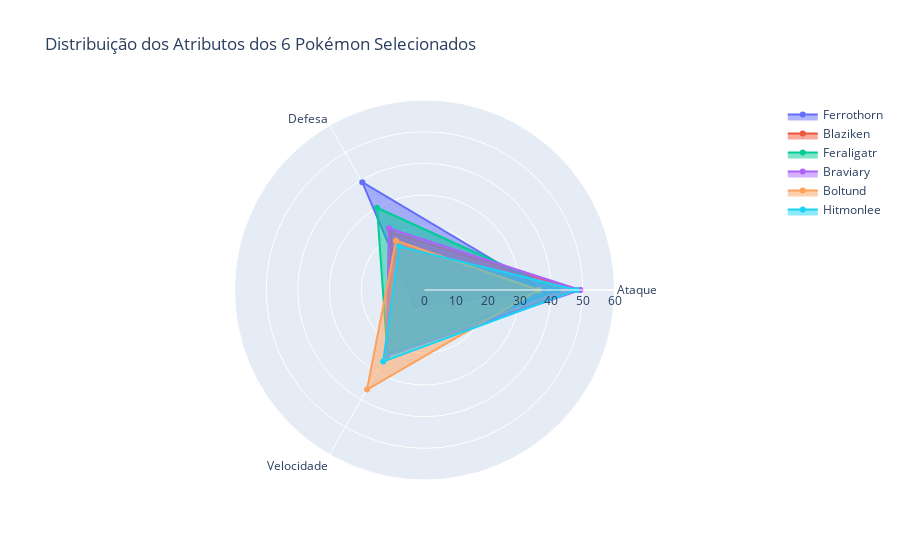

The notebook cell saved with this chart:
### Code cell
# Dados dos Pokémon selecionados
pokemons = [
    {"name": "Ferrothorn", "attack": 37.6, "defense": 39.3, "speed": 6.0},
    {"name": "Blaziken", "attack": 48.0, "defense": 21.0, "speed": 24.0},
    {"name": "Feraligatr", "attack": 42.0, "defense": 30.0, "speed": 23.4},
    {"name": "Braviary", "attack": 49.2, "defense": 22.5, "speed": 24.0},
    {"name": "Boltund", "attack": 36.0, "defense": 18.0, "speed": 36.3},
    {"name": "Hitmonlee", "attack": 48.0, "defense": 15.9, "speed": 26.1},
]

# Criando o gráfico de radar
fig = go.Figure()

for pokemon in pokemons:
    fig.add_trace(go.Scatterpolar(
        r=[pokemon["attack"], pokemon["defense"], pokemon["speed"], pokemon["attack"]],
        theta=['Ataque', 'Defesa', 'Velocidade', 'Ataque'],
        fill='toself',
        name=pokemon["name"]
    ))

# Configurações do layout do gráfico
fig.update_layout(
    polar=dict(radialaxis=dict(visible=True, range=[0, 60])),
    title="Distribuição dos Atributos dos 6 Pokémon Selecionados",
    showlegend=True
)

fig.show()

### Figure 1 — Plotly figure (JSON) as saved in the notebook; plotly's stock layout.template omitted (floating-point values rounded to 4 significant figures)
{"data": [{"fill": "toself", "name": "Ferrothorn", "r": [37.6, 39.3, 6, 37.6], "theta": ["Ataque", "Defesa", "Velocidade", "Ataque"], "type": "scatterpolar"}, {"fill": "toself", "name": "Blaziken", "r": [48, 21, 24, 48], "theta": ["Ataque", "Defesa", "Velocidade", "Ataque"], "type": "scatterpolar"}, {"fill": "toself", "name": "Feraligatr", "r": [42, 30, 23.4, 42], "theta": ["Ataque", "Defesa", "Velocidade", "Ataque"], "type": "scatterpolar"}, {"fill": "toself", "name": "Braviary", "r": [49.2, 22.5, 24, 49.2], "theta": ["Ataque", "Defesa", "Velocidade", "Ataque"], "type": "scatterpolar"}, {"fill": "toself", "name": "Boltund", "r": [36, 18, 36.3, 36], "theta": ["Ataque", "Defesa", "Velocidade", "Ataque"], "type": "scatterpolar"}, {"fill": "toself", "name": "Hitmonlee", "r": [48, 15.9, 26.1, 48], "theta": ["Ataque", "Defesa", "Velocidade", "Ataque"], "type": "scatterpolar"}], "layout": {"autosize": true, "polar": {"angularaxis": {"type": "category"}, "radialaxis": {"autorange": false, "range": [0, 60], "type": "linear", "visible": true}}, "showlegend": true, "title": {"text": "Distribuição dos Atributos dos 6 Pokémon Selecionados"}}}
